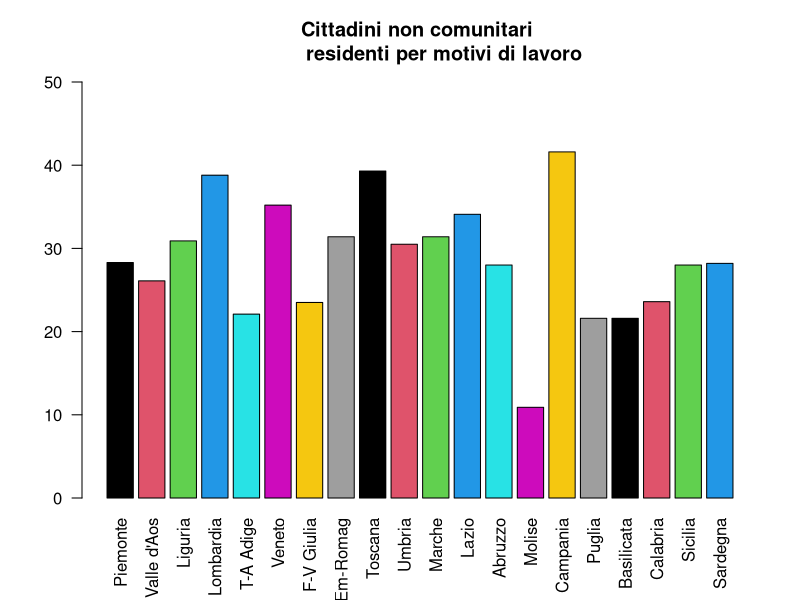
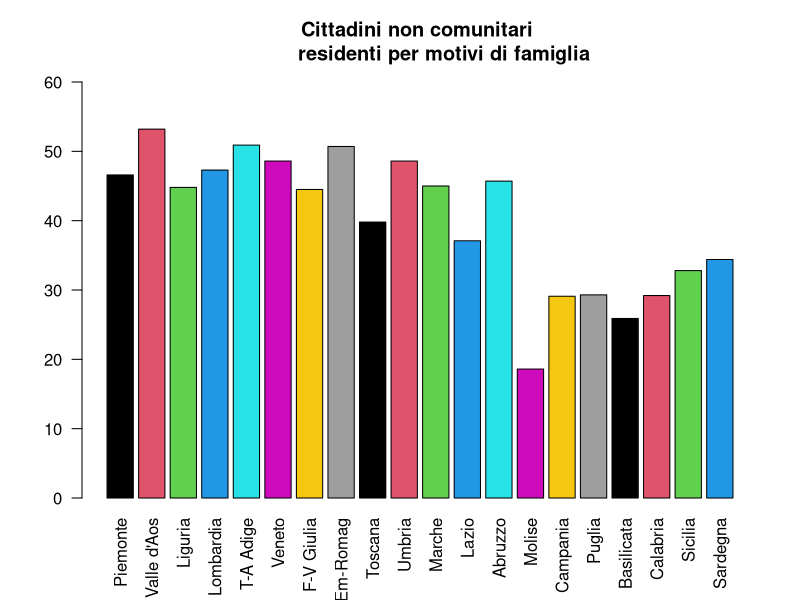
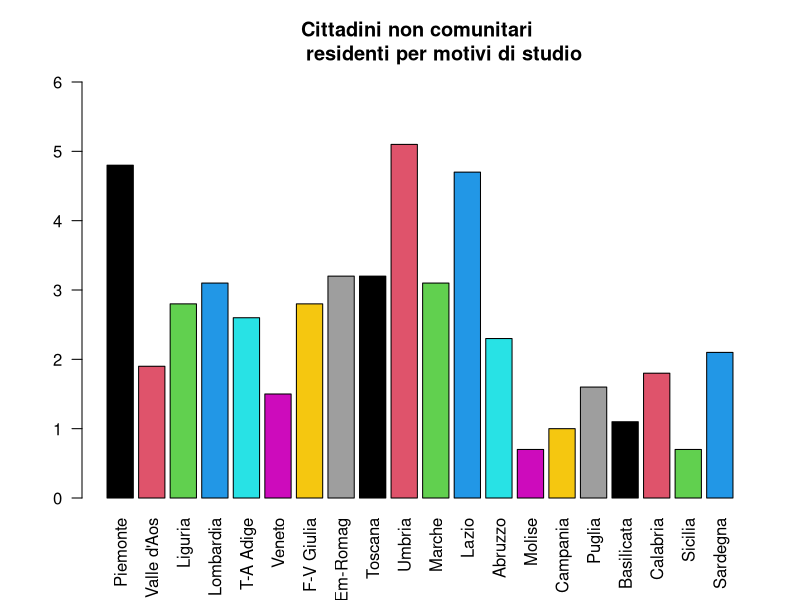
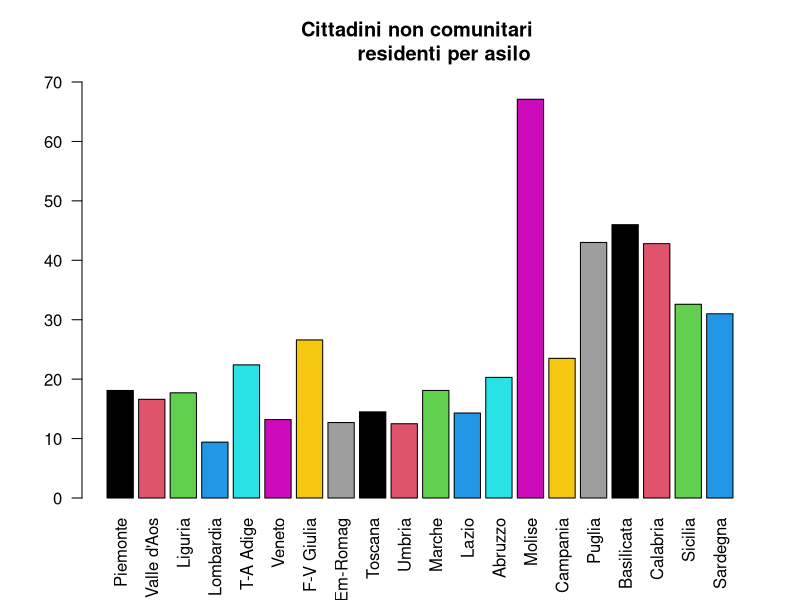
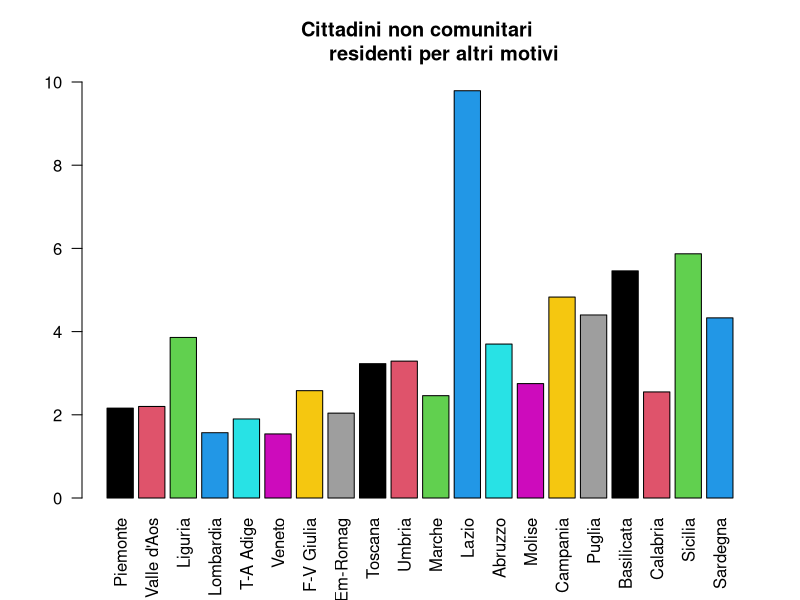
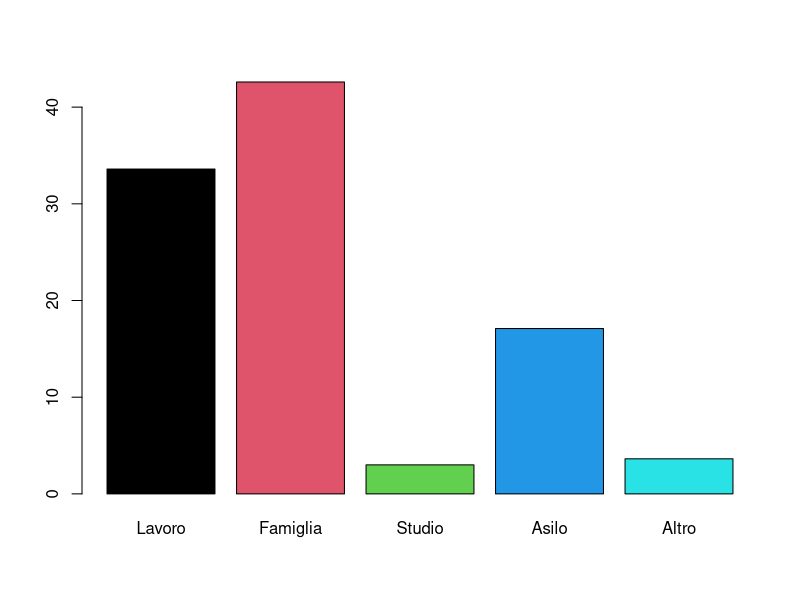
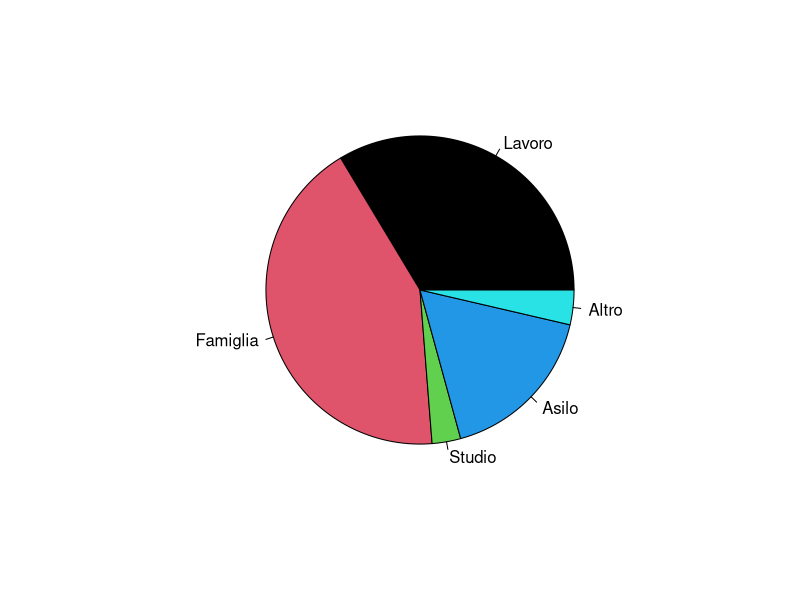
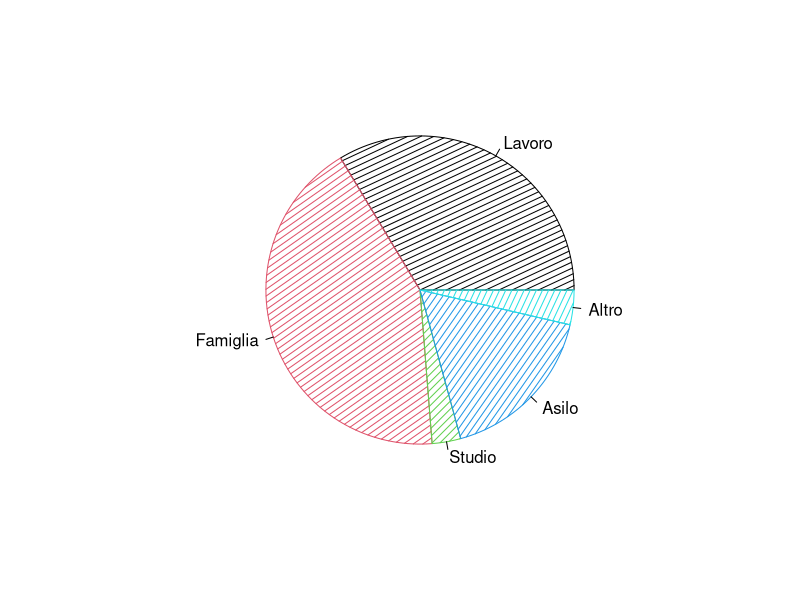

The R script that drew these images, in order:
## ---- chunk 1
lavoro <- c(28.3, 26.1, 30.9, 38.8, 22.1, 35.2, 23.5, 31.4, 39.3, 30.5,
            31.4, 34.1, 28.0, 10.9, 41.6, 21.6, 21.6, 23.6, 28.0, 28.2)
famiglia <- c(46.6, 53.2, 44.8, 47.3, 50.9, 48.6, 44.5, 50.7, 39.8, 48.6, 
              45.0, 37.1, 45.7, 18.6, 29.1, 29.3, 25.9, 29.2, 32.8, 34.4)
studio <- c(4.8, 1.9, 2.8, 3.1, 2.6, 1.5, 2.8, 3.2, 3.2, 5.1, 3.1, 4.7, 
            2.3, 0.7, 1.0, 1.6, 1.1, 1.8, 0.7, 2.1)
asilo <- c(18.1, 16.6, 17.7, 9.4, 22.4, 13.2, 26.6, 12.7, 14.5, 12.5, 18.1,
           14.3, 20.3, 67.1, 23.5, 43.0, 46.0, 42.8, 32.6, 31.0)
altro <- c(2.16, 2.20, 3.86, 1.57, 1.90, 1.54, 2.58, 2.04, 3.23, 3.29, 2.46,
           9.79, 3.70, 2.75, 4.83, 4.40, 5.46, 2.55, 5.87, 4.33)
## ---- chunk 2
tabella <- cbind(lavoro, famiglia, studio, asilo, altro)
## ---- chunk 3
rownames(tabella) <- c("Piemonte", "Valle d'Aos", "Liguria",
                       "Lombardia", "T-A Adige","Veneto", 
                       "F-V Giulia", "Em-Romag", "Toscana", 
                       "Umbria", "Marche", "Lazio", "Abruzzo", 
                       "Molise", "Campania", "Puglia", 
                       "Basilicata", "Calabria", "Sicilia", "Sardegna")
tabella
## ---- chunk 4
classi <- c(0, 15, 20, 30, 50, 70)
## ---- chunk 5
table(cut(lavoro, classi))
## ---- chunk 6
table(cut(famiglia, classi))
## ---- chunk 7
table(cut(studio, classi))
## ---- chunk 8
table(cut(asilo, classi))
## ---- chunk 9
table(cut(altro, classi))
## ---- chunk 10
table(cut(lavoro, classi))/length(lavoro)
## ---- chunk 11
table(cut(famiglia, classi))/length(famiglia)
## ---- chunk 12
table(cut(studio, classi))/length(studio)
## ---- chunk 13
table(cut(asilo, classi))/length(asilo)
## ---- chunk 14
table(cut(altro, classi))/length(altro)
## ---- chunk 15
cumsum(table(cut(lavoro, classi)))
## ---- chunk 16
cumsum(table(cut(famiglia, classi)))
## ---- chunk 17
cumsum(table(cut(studio, classi)))
## ---- chunk 18
cumsum(table(cut(asilo, classi)))
## ---- chunk 19
cumsum(table(cut(altro, classi)))
## ---- chunk 20
cumsum(table(cut(lavoro, classi))/length(lavoro))

## ---- chunk 21
cumsum(table(cut(famiglia, classi))/length(famiglia))

## ---- chunk 22
cumsum(table(cut(studio, classi))/length(studio))

## ---- chunk 23
cumsum(table(cut(asilo, classi))/length(asilo))

## ---- chunk 24
cumsum(table(cut(altro, classi))/length(altro))

## ---- chunk 25
barplot(tabella[,1], col=1:20, ylim = c(0, 50), las=2, 
        main = "Cittadini non comunitari 
        residenti per motivi di lavoro")
## ---- chunk 26
barplot(tabella[,2], col=1:20, ylim = c(0,60), las=2, 
        main = "Cittadini non comunitari 
        residenti per motivi di famiglia")
## ---- chunk 27
barplot(tabella[,3], col=1:20, ylim = c(0,6), las=2, 
        main = "Cittadini non comunitari 
        residenti per motivi di studio")
## ---- chunk 28
barplot(tabella[,4], col=1:20, ylim = c(0,70), las=2, 
        main = "Cittadini non comunitari 
        residenti per asilo")
## ---- chunk 29
barplot(tabella[,5], col=1:20, ylim = c(0,10), las=2, 
        main = "Cittadini non comunitari 
        residenti per altri motivi")
## ---- chunk 30
italia <- rbind(c(33.6, 42.6, 3.0, 17.1, 3.63))
colnames(italia) <- c("Lavoro", "Famiglia", "Studio", "Asilo", "Altro") 
barplot(italia[1,], col = 1:5)
## ---- chunk 31
pie(italia[1,], col=1:5)
## ---- chunk 32
pie(italia[1,], density = 18, angle= 15+10*(1:5), col = 1:5)
## ---- chunk 33
tabella[,4,drop=FALSE]
## ---- chunk 34
ordinata <- tabella[order(asilo, decreasing=TRUE),4 , drop = FALSE]
ordinata
## ---- chunk 35
asilo_freqRel <- ordinata[,1]/sum(asilo)
asilo_freqRelCum <- cumsum(asilo_freqRel)
asilo_freqRelCum
## ---- chunk 36
pareto <- barplot(asilo_freqRel, ylim = c(0,1.1), col=1:20, las=2)
lines(pareto, asilo_freqRelCum, type = "b", pch=16)
text(pareto-0.01, asilo_freqRelCum+0.03, paste(format(asilo_freqRelCum *100, digits=2), "%"))
## ---- chunk 37
plot(lavoro, col="blue", ylim = c(8,50), xlab = "Regioni", ylab="Tasso per lavoro")
## ---- chunk 38
plot(lavoro, col="blue", ylim = c(8,50), xlab = "Regioni", ylab="Tasso per lavoro")
lines(lavoro, col="red")
## ---- chunk 39
plot(lavoro, pch="*", ylim = c(0, 90), col="blue", 
     ylab="Tasso", xlab="Indici regioni")
points(famiglia, pch="+", col="red")
points(studio, pch="x", col="green")
points(asilo, pch="o", col="magenta")
points(altro, pch="-", col="black")

legend(1, 90, c("lavoro", "famiglia", "studio", "asilo", "altro"), 
      pch=c("*","+", "x", "o", "-"),
      col = c("blue", "red", "green", "magenta", "black"), 
      ncol = 3)

## ---- chunk 40
h <- hist(famiglia, freq = TRUE, col = 1:5, 
          main="Istogramma per motivi di famiglia", 
          ylab="Frequenza assoluta classi", xlab = "Classi")
## ---- chunk 41
str(h)
## ---- chunk 42
fr <- h$density * 5
fr
## ---- chunk 43
h <- hist(famiglia, freq = TRUE, col = 1:5, 
          main="Istogramma per motivi di famiglia", 
          ylab="Frequenza assoluta classi", xlab = "Classi", 
          breaks = classi)
## ---- chunk 44
quantile(lavoro)
## ---- chunk 45
summary(lavoro)
## ---- chunk 46
boxplot(lavoro, col = "orange", main="Boxplot tasso cittadini 
        non comunitari residenti per motivi di lavoro")
## ---- chunk 47
quantile(famiglia)
## ---- chunk 48
summary(famiglia)
## ---- chunk 49
boxplot(famiglia, col = "red", main="Boxplot tasso cittadini 
        non comunitari residenti per motivi di famiglia")
## ---- chunk 50
quantile(studio)
## ---- chunk 51
summary(studio)
## ---- chunk 52
boxplot(studio, col = "green", main="Boxplot tasso cittadini 
        non comunitari residenti per motivi di studio")
## ---- chunk 53
quantile(asilo)
## ---- chunk 54
summary(asilo)
## ---- chunk 55
boxplot(asilo, col = "yellow",main="Boxplot tasso cittadini 
        non comunitari residenti per motivi di asilo")
## ---- chunk 56
quantile(altro)
## ---- chunk 57
summary(altro)
## ---- chunk 58
boxplot(altro, col = "purple", main="Boxplot tasso cittadini 
        non comunitari residenti per altri motivi")
## ---- chunk 59
boxplot(lavoro, famiglia, studio, asilo, altro, 
        col = c("orange","red","green","yellow", "purple"), 
        names = c("lavoro", "famiglia", "studio", "asilo", "altro"))
## ---- chunk 60
motivi <- data.frame(lavoro, famiglia, studio, asilo, altro)
## ---- chunk 61
pairs(motivi, main="Scatterplot per le coppie di variabili")
## ---- chunk 62
plot(motivi$lavoro, motivi$famiglia, xlab="Lavoro", 
     ylab="Famiglia", 
     main="Motivi di lavoro in relazione ai motivi di famiglia")
## ---- chunk 63
plot(ecdf(famiglia), main = "Funzione di distribuzione empirica discreta")
## ---- chunk 64
plot(ecdf(round(studio, digits = 0)), 
     main="Funzione di distribuzione empirica discreta", col="red")
## ---- chunk 65
classi_empiriche <- c(0,15,25,30,35,40,45,50,55,60,70)

Ffamiglia <- cumsum(table(cut(famiglia, breaks=classi_empiriche, right =FALSE)))/length(famiglia)
Ffamiglia
## ---- chunk 66
Ffamiglia <- c(0, Ffamiglia)
plot(classi_empiriche, Ffamiglia, type = "b", 
     axes = FALSE, main = "Funzione di distribuzione empirica continua", 
     ylab ="Funzione", xlab = "Classi", col = "red")
axis(1, classi_empiriche)
axis(2, format(Ffamiglia, digits=2))
box()
## ---- chunk 67
Flavoro <- cumsum(table(cut(lavoro, breaks=classi_empiriche, right =FALSE)))/length(lavoro)
Flavoro <- c(0, Flavoro)
plot(classi_empiriche, Flavoro, type = "b", 
     axes = FALSE, main = "Funzione di distribuzione empirica continua", 
     ylab ="Funzione", xlab = "Classi", col = "red")
axis(1, classi_empiriche)
axis(2, format(Flavoro, digits=2))
box()
## ---- chunk 68
Fasilo <- cumsum(table(cut(asilo, breaks=classi_empiriche, right =FALSE)))/length(asilo)
Fasilo <- c(0, Fasilo)
plot(classi_empiriche, Fasilo, type = "b", 
     axes = FALSE, main = "Funzione di distribuzione empirica continua", 
     ylab ="Funzione", xlab = "Classi", col = "red")
axis(1, classi_empiriche)
axis(2, format(Fasilo, digits=2))
box()
## ---- chunk 69
classi_empiriche1 <- c(0,2,4,6,8,10)
Fstudio <- cumsum(table(cut(studio, breaks=classi_empiriche1, right =FALSE)))/length(studio)
Fstudio <- c(0, Fstudio)
plot(classi_empiriche1, Fstudio, type = "b", 
     axes = FALSE, main = "Funzione di distribuzione empirica continua", 
     ylab ="Funzione", xlab = "Classi", col = "red")
axis(1, classi_empiriche1)
axis(2, format(Fstudio, digits=2))
box()
## ---- chunk 70
Faltro <- cumsum(table(cut(altro, breaks=classi_empiriche1, right =FALSE)))/length(altro)
Faltro <- c(0, Faltro)
plot(classi_empiriche1, Faltro, type = "b", 
     axes = FALSE, main = "Funzione di distribuzione empirica continua", 
     ylab ="Funzione", xlab = "Classi", col = "red")
axis(1, classi_empiriche1)
axis(2, format(Faltro, digits=2))
box()
## ---- chunk 71
mean(lavoro)
## ---- chunk 72
mean(famiglia)

## ---- chunk 73
mean(studio)
## ---- chunk 74
mean(asilo)
## ---- chunk 75
mean(altro)
## ---- chunk 76
median(lavoro)
## ---- chunk 77
median(famiglia)
## ---- chunk 78
median(studio)
## ---- chunk 79
median(asilo)
## ---- chunk 80
median(altro)
## ---- chunk 81
moda <- function(v){
  y<-table(v)
  z<-which(y==max(y))
  return(c(z))
}
## ---- chunk 82
moda(lavoro)
## ---- chunk 83
moda(famiglia)
## ---- chunk 84
moda(studio)
## ---- chunk 85
moda(asilo)
## ---- chunk 86
moda(altro)
## ---- chunk 87
par(mfrow = c(2,2))
plot(classi_empiriche, Flavoro, type="b", 
     main="Funzione di distribuzione empirica discreta di lavoro", col="red")
abline(h=0.5, lty=2, col="blue")
plot(classi_empiriche, Ffamiglia, type="b", 
     main="Funzione di distribuzione empirica discreta di famiglia", col="red")
abline(h=0.5, lty=2, col="blue")
plot(classi_empiriche, Fasilo, type="b", 
     main="Funzione di distribuzione empirica discreta di asilo", col="red")
abline(h=0.5, lty=2, col="blue")
plot(classi_empiriche1, Fstudio, type="b", 
     main="Funzione di distribuzione empirica discreta di studio", col="red")
abline(h=0.5, lty=2, col="blue")
plot(classi_empiriche1, Faltro, type="b", 
     main="Funzione di distribuzione empirica discreta di altro", col="red")
abline(h=0.5, lty=2, col="blue")
## ---- chunk 88
quantile(lavoro, 0.5, type=1)
## ---- chunk 89
quantile(famiglia, 0.5, type=1)
## ---- chunk 90
quantile(studio, 0.5, type=1)
## ---- chunk 91
quantile(asilo, 0.5, type=1)
## ---- chunk 92
quantile(altro, 0.5, type=1)
## ---- chunk 93
quantile(lavoro)
## ---- chunk 94
quantile(famiglia)
## ---- chunk 95
quantile(studio)
## ---- chunk 96
quantile(asilo)
## ---- chunk 97
quantile(altro)
## ---- chunk 98
tipiquartili <- function(x){
  y<-numeric(0)
  for(i in 1:9){
    y<-rbind(y, c(quantile(x, 0, type=i), quantile(x, 0.25, type=i), 
                  quantile(x, 0.5, type=i), quantile(x, 0.75, type=i), quantile(x, 1, type=i)))
  }
  rownames(y) <- paste("type", 1:9)
  y
}
tipiquartili(famiglia)
## ---- chunk 99
var(lavoro)
## ---- chunk 100
var(famiglia)
## ---- chunk 101
var(studio)
## ---- chunk 102
var(asilo)
## ---- chunk 103
var(altro)
## ---- chunk 104
sd(lavoro)
## ---- chunk 105
sd(famiglia)
## ---- chunk 106
sd(studio)
## ---- chunk 107
sd(asilo)
## ---- chunk 108
sd(altro)
## ---- chunk 109
cv <- function(x){
  sd(x)/abs(mean(x))
}
## ---- chunk 110
cv(lavoro)
## ---- chunk 111
cv(famiglia)
## ---- chunk 112
cv(studio)
## ---- chunk 113
cv(asilo)
## ---- chunk 114
cv(altro)
## ---- chunk 115
skw <- function(x){
  n <- length(x)
  m2 <- (n-1)*var(x)/n
  m3 <- (sum((x-mean(x))^3))/n
  m3/(m2^1.5)
}
## ---- chunk 116
skw(lavoro)
## ---- chunk 117
skw(famiglia)
## ---- chunk 118
skw(studio)
## ---- chunk 119
skw(asilo)
## ---- chunk 120
skw(altro)
## ---- chunk 121
curt <- function(x){
  n<-length(x)
  m2<-(n-1)*var(x)/n
  m4<-(sum((x-mean(x))^4))/n
  m4/(m2^2) - 3
}
## ---- chunk 122
curt(lavoro)
## ---- chunk 123
curt(famiglia)
## ---- chunk 124
curt(studio)
## ---- chunk 125
curt(asilo)
## ---- chunk 126
curt(altro)
## ---- chunk 127
plot(famiglia, asilo, main="Asilo in funzione di famiglia", 
     xlab="Famiglia", ylab = "Asilo")
abline(v=median(famiglia), lty=1, col="magenta")
abline(v=mean(famiglia), lty=2, col="blue")
abline(h=median(asilo), lty=1, col="magenta")
abline(h=mean(asilo), lty=2, col="blue")
## ---- chunk 128
cov(famiglia, asilo)
## ---- chunk 129
cor(famiglia, asilo)
## ---- chunk 130
plot(famiglia, asilo, main = "Retta di regressione", 
     xlab="Famiglia", ylab="Asilo", col="red")
abline(lm(asilo~famiglia), col="blue")
## ---- chunk 131
beta <- (sd(asilo)/sd(famiglia)) * cor(famiglia,asilo)
alpha <- mean(asilo) - beta*mean(famiglia)

c(alpha,beta)
## ---- chunk 132
linearmodel <- lm(asilo~famiglia)
linearmodel
## ---- chunk 133
fitted(lm(asilo~famiglia))
## ---- chunk 134
resid(lm(asilo~famiglia))
## ---- chunk 135
linearmodel$residuals
## ---- chunk 136
median(linearmodel$residuals)
## ---- chunk 137
var(linearmodel$residuals)
## ---- chunk 138
sd(linearmodel$residuals)
## ---- chunk 139
plot(famiglia, asilo, main = "Retta di regressione",
     xlab="Famiglia", ylab="Asilo", col="red")
abline(lm(asilo~famiglia), col="blue")
stime <- fitted(lm(asilo~famiglia))
segments(famiglia, stime, famiglia, asilo, col="magenta")
## ---- chunk 140
residui <- resid(lm(asilo~famiglia))
plot(famiglia, residui, main = "Diagramma dei residui", 
     xlab="Famiglia", ylab="Residui", pch=9, col="red")
abline(h=0, col="blue", lty=2)
## ---- chunk 141
residuistandard <- residui/sd(residui)
residuistandard
## ---- chunk 142
plot(stime, residuistandard, 
     main = "Residui standard rispetto ai valori stimati", 
     xlab="Valori stimati", ylab="Residui standard",
     pch=5, col="red")
abline(h=0, col="blue", lty=2)
## ---- chunk 143
(cor(famiglia, asilo))^2
## ---- chunk 144
summary(lm(asilo~famiglia))$r.square
## ---- chunk 145
cov(motivi)
## ---- chunk 146
cor(motivi)
## ---- chunk 147
multiplelinearmodel <- lm(lavoro ~ famiglia + studio + asilo + altro) 
multiplelinearmodel$coefficients
## ---- chunk 148
stimemult <- fitted(lm(lavoro ~ famiglia + studio + asilo + altro))
stimemult
## ---- chunk 149
residuimult <- resid(lm(lavoro ~ famiglia + studio + asilo + altro))
residuimult
## ---- chunk 150
median(multiplelinearmodel$residuals)
## ---- chunk 151
var(multiplelinearmodel$residuals)
## ---- chunk 152
sd(multiplelinearmodel$residuals)
## ---- chunk 153
residuimultstandard <- residuimult/sd(residuimult)
residuimultstandard
## ---- chunk 154
plot(stimemult,residuimultstandard, 
     main="Residui standard rispetto ai valori stimati", 
     ylab="Residui standard", xlab="Valori Stimati",
     pch=5, col="red")
abline(h=0, col="blue", lty=2)
## ---- chunk 155
summary(lm(lavoro ~ famiglia+studio+asilo+altro))$r.square
## ---- chunk 156
plot(lavoro, asilo, main="Scatterplot", xlab="Lavoro", ylab="Asilo")
## ---- chunk 157
summary(lm(asilo ~ lavoro))$r.square
## ---- chunk 158
pol <- lm(asilo~lavoro+I(lavoro^2))
pol
## ---- chunk 159

alphapol <- pol$coefficients[[1]]
betapol <- pol$coefficients[[2]]
gammapol <- pol$coefficients[[3]]

c(alphapol, betapol, gammapol)

## ---- chunk 160
summary(lm(asilo~lavoro+I(lavoro^2)))$r.square
## ---- chunk 161
plot(lavoro, asilo, main="Scatterplot con curva", 
     xlab="Lavoro", ylab="Asilo", col = "red")
curve(alphapol+betapol*x+gammapol*x^2, add = TRUE)
## ---- chunk 162
tabellaScalata <- scale(tabella)
tabellaScalata
## ---- chunk 163
dist(tabella, method="euclidean", diag=FALSE, upper=FALSE)
## ---- chunk 164
x <- tabella[1:5, 1:5]
x
## ---- chunk 165
dist(x, method = "manhattan", diag = FALSE, upper=FALSE)
## ---- chunk 166
dist(x, method = "maximum", diag = FALSE, upper=FALSE)
## ---- chunk 167
dist(x, method = "minkowski", 4, diag = FALSE, upper=FALSE)
## ---- chunk 168
dist(x, method = "canberra", diag = FALSE, upper=FALSE)
## ---- chunk 169
km <- kmeans(tabella, centers = 4, iter.max = 25, nstart = 10)
km
## ---- chunk 170
km$totss
## ---- chunk 171
km$tot.withinss
## ---- chunk 172
km$betweenss
## ---- chunk 173
km$betweenss/km$totss
## ---- chunk 174
d<-dist(tabella, method="euclidean", diag = TRUE, upper = TRUE)
d2 <- d^2
tree <- hclust(d2, method = "centroid")
taglio <- cutree(tree, k = 4, h = NULL)
tagliolist <- list(taglio)
centroidiIniziali <- aggregate(tabella, tagliolist, mean)[,-1]
kmeans(tabella, centers = centroidiIniziali, iter.max = 25)
## ---- chunk 175
d <- dist(tabella, method = "euclidean", diag = TRUE, upper = FALSE)
hls <- hclust(d, method = "single")
str(hls)
## ---- chunk 176
plot(hls, hang = -1, xlab = "Metodo gerarchico agglomerativo", 
     sub="del legame singolo")
axis(side = 4, at= round(c(0, hls$height), 2))
## ---- chunk 177
plot(c(0, hls$height), seq(20, 1), type = "b", main = "Screenplot", 
     xlab = "Distanza di aggregazione", ylab = "Numero di cluster", col = "red")
## ---- chunk 178
hls$height
## ---- chunk 179
plot(hls, hang = -1, xlab = "Metodo gerarchico agglomerativo", 
     sub="del legame singolo")
axis(side = 4, at= round(c(0, hls$height), 2))
rect.hclust(hls, k=2)
## ---- chunk 180
cutree(hls, k=2)
## ---- chunk 181
n <- nrow(tabella)
trHI <- (n-1) * sum(apply(tabella, 2, var))
trHI
## ---- chunk 182
d <- dist(tabella, method="euclidean", diag = TRUE, upper=TRUE)
d2<-d^2
tree <- hclust(d2, method = "single")
taglio <-cutree(tree, k=2, h=NULL)
num <- table(taglio)
tagliolist <- list(taglio)

agvar <- aggregate(tabella, tagliolist, var)[,-1]

trH1<-(num[[1]]-1) * sum(agvar[1,])
if(is.na(trH1))
  trH1 <- 0

trH2<-(num[[2]]-1) * sum(agvar[2,])
if(is.na(trH2))
  trH2 <- 0

trS <- trH1 + trH2

trB <- trHI-trH1-trH2
trB
trB/trHI
## ---- chunk 183
d <- dist(tabella, method="euclidean", diag = TRUE, upper=TRUE)
d2<-d^2
tree <- hclust(d2, method = "single")
taglio <-cutree(tree, k=3, h=NULL)
num <- table(taglio)
tagliolist <- list(taglio)

agvar <- aggregate(tabella, tagliolist, var)[,-1]

trH1<-(num[[1]]-1) * sum(agvar[1,])
if(is.na(trH1))
  trH1 <- 0

trH2<-(num[[2]]-1) * sum(agvar[2,])
if(is.na(trH2))
  trH2 <- 0

trH3<-(num[[3]]-1) * sum(agvar[3,])
if(is.na(trH3))
  trH3 <- 0

trS <- trH1 + trH2 + trH3 

trB <- trHI-trH1-trH2-trH3
trB/trHI
## ---- chunk 184
d <- dist(tabella, method="euclidean", diag = TRUE, upper=TRUE)
d2<-d^2
tree <- hclust(d2, method = "single")
taglio <-cutree(tree, k=4, h=NULL)
num <- table(taglio)
tagliolist <- list(taglio)

agvar <- aggregate(tabella, tagliolist, var)[,-1]

trH1<-(num[[1]]-1) * sum(agvar[1,])
if(is.na(trH1))
  trH1 <- 0

trH2<-(num[[2]]-1) * sum(agvar[2,])
if(is.na(trH2))
  trH2 <- 0

trH3<-(num[[3]]-1) * sum(agvar[3,])
if(is.na(trH3))
  trH3 <- 0

trH4<-(num[[4]]-1) * sum(agvar[4,])
if(is.na(trH4))
  trH4 <- 0

trS <- trH1 + trH2 + trH3 + trH4

trB <- trHI-trH1-trH2-trH3-trH4
trB/trHI
## ---- chunk 185
d <- dist(tabella, method = "euclidean", 
          diag = TRUE, upper = FALSE)
hlc <- hclust(d, method = "complete")
str(hlc)
## ---- chunk 186
plot(hlc, hang = -1, xlab = "Metodo gerarchico agglomerativo", 
     sub="del legame completo")
axis(side = 4, at= round(c(0, hlc$height), 2))
## ---- chunk 187
plot(c(0, hlc$height), seq(20, 1), type = "b",
     main = "Screenplot", xlab = "Distanza di aggregazione", 
     ylab = "Numero di cluster", col = "red")
## ---- chunk 188
hlc$height
## ---- chunk 189
plot(hlc, hang = -1, xlab = "Metodo gerarchico agglomerativo", 
     sub="del legame completo")
axis(side = 4, at= round(c(0, hlc$height), 2))
rect.hclust(hlc, k=2)
## ---- chunk 190
cutree(hlc, k=2)
## ---- chunk 191
d <- dist(tabella, method="euclidean", 
          diag = TRUE, upper=TRUE)
d2<-d^2
tree <- hclust(d2, method = "complete")
taglio <-cutree(tree, k=2, h=NULL)
num <- table(taglio)
tagliolist <- list(taglio)

agvar <- aggregate(tabella, tagliolist, var)[,-1]

trH1<-(num[[1]]-1) * sum(agvar[1,])
if(is.na(trH1))
  trH1 <- 0

trH2<-(num[[2]]-1) * sum(agvar[2,])
if(is.na(trH2))
  trH2 <- 0

trS <- trH1 + trH2 

trB <- trHI-trH1-trH2
trB/trHI
## ---- chunk 192
d <- dist(tabella, method="euclidean", 
          diag = TRUE, upper=TRUE)
d2<-d^2
tree <- hclust(d2, method = "complete")
taglio <-cutree(tree, k=3, h=NULL)
num <- table(taglio)
tagliolist <- list(taglio)

agvar <- aggregate(tabella, tagliolist, var)[,-1]

trH1<-(num[[1]]-1) * sum(agvar[1,])
if(is.na(trH1))
  trH1 <- 0

trH2<-(num[[2]]-1) * sum(agvar[2,])
if(is.na(trH2))
  trH2 <- 0

trH3<-(num[[3]]-1) * sum(agvar[3,])
if(is.na(trH3))
  trH3 <- 0

trS <- trH1 + trH2 + trH3 

trB <- trHI-trH1-trH2-trH3
trB/trHI
## ---- chunk 193
d <- dist(tabella, method="euclidean", 
          diag = TRUE, upper=TRUE)
d2<-d^2
tree <- hclust(d2, method = "complete")
taglio <-cutree(tree, k=4, h=NULL)
num <- table(taglio)
tagliolist <- list(taglio)

agvar <- aggregate(tabella, tagliolist, var)[,-1]

trH1<-(num[[1]]-1) * sum(agvar[1,])
if(is.na(trH1))
  trH1 <- 0

trH2<-(num[[2]]-1) * sum(agvar[2,])
if(is.na(trH2))
  trH2 <- 0

trH3<-(num[[3]]-1) * sum(agvar[3,])
if(is.na(trH3))
  trH3 <- 0

trH4<-(num[[4]]-1) * sum(agvar[4,])
if(is.na(trH4))
  trH4 <- 0

trS <- trH1 + trH2 + trH3 + trH4

trB <- trHI-trH1-trH2-trH3-trH4
trB/trHI
## ---- chunk 194
cutree(hlc, k=4, h=NULL)
## ---- chunk 195
d <- dist(tabella, method = "euclidean", 
          diag = TRUE, upper = FALSE)
hlm <- hclust(d, method = "average")
str(hlm)
## ---- chunk 196
plot(hlm, hang = -1, xlab = "Metodo gerarchico agglomerativo", 
     sub="del legame medio")
axis(side = 4, at= round(c(0, hlm$height), 2))
## ---- chunk 197
plot(c(0, hlm$height), seq(20, 1), type = "b", 
     main = "Screenplot", xlab = "Distanza di aggregazione", 
     ylab = "Numero di cluster", col = "red")
## ---- chunk 198
hlm$height
## ---- chunk 199
plot(hlm, hang = -1, xlab = "Metodo gerarchico agglomerativo", 
     sub="del legame medio")
axis(side = 4, at= round(c(0, hlm$height), 2))
rect.hclust(hlm, k=2)
## ---- chunk 200
cutree(hlm, k=2)
## ---- chunk 201
d <- dist(tabella, method="euclidean", 
          diag = TRUE, upper=TRUE)
d2<-d^2
tree <- hclust(d2, method = "average")
taglio <-cutree(tree, k=2, h=NULL)
num <- table(taglio)
tagliolist <- list(taglio)

agvar <- aggregate(tabella, tagliolist, var)[,-1]

trH1<-(num[[1]]-1) * sum(agvar[1,])
if(is.na(trH1))
  trH1 <- 0

trH2<-(num[[2]]-1) * sum(agvar[2,])
if(is.na(trH2))
  trH2 <- 0

trS <- trH1 + trH2 

trB <- trHI-trH1-trH2
trB/trHI
## ---- chunk 202
d <- dist(tabella, method="euclidean", 
          diag = TRUE, upper=TRUE)
d2<-d^2
tree <- hclust(d2, method = "average")
taglio <-cutree(tree, k=3, h=NULL)
num <- table(taglio)
tagliolist <- list(taglio)

agvar <- aggregate(tabella, tagliolist, var)[,-1]

trH1<-(num[[1]]-1) * sum(agvar[1,])
if(is.na(trH1))
  trH1 <- 0

trH2<-(num[[2]]-1) * sum(agvar[2,])
if(is.na(trH2))
  trH2 <- 0

trH3<-(num[[3]]-1) * sum(agvar[3,])
if(is.na(trH3))
  trH3 <- 0

trS <- trH1 + trH2 + trH3 

trB <- trHI-trH1-trH2-trH3
trB/trHI
## ---- chunk 203
d <- dist(tabella, method="euclidean",
          diag = TRUE, upper=TRUE)
d2<-d^2
tree <- hclust(d2, method = "average")
taglio <-cutree(tree, k=4, h=NULL)
num <- table(taglio)
tagliolist <- list(taglio)

agvar <- aggregate(tabella, tagliolist, var)[,-1]

trH1<-(num[[1]]-1) * sum(agvar[1,])
if(is.na(trH1))
  trH1 <- 0

trH2<-(num[[2]]-1) * sum(agvar[2,])
if(is.na(trH2))
  trH2 <- 0

trH3<-(num[[3]]-1) * sum(agvar[3,])
if(is.na(trH3))
  trH3 <- 0

trH4<-(num[[4]]-1) * sum(agvar[4,])
if(is.na(trH4))
  trH4 <- 0

trS <- trH1 + trH2 + trH3 + trH4

trB <- trHI-trH1-trH2-trH3-trH4
trB/trHI
## ---- chunk 204
cutree(hlm, k=4, h=NULL)
## ---- chunk 205
d <- dist(tabella, method = "euclidean", 
          diag = TRUE, upper = FALSE)
d2 <- d^2
hlcentroid <- hclust(d2, method = "centroid")
str(hlcentroid)
## ---- chunk 206
plot(hlcentroid, hang = -1, xlab = "Metodo gerarchico agglomerativo", 
     sub="del centroide")
axis(side = 4, at= round(c(0, hlcentroid$height), 2))
## ---- chunk 207
d <- dist(tabella, method="euclidean", 
          diag = TRUE, upper=TRUE)
d2<-d^2
tree <- hclust(d2, method = "centroid")
taglio <-cutree(tree, k=2, h=NULL)
num <- table(taglio)
tagliolist <- list(taglio)

agvar <- aggregate(tabella, tagliolist, var)[,-1]

trH1<-(num[[1]]-1) * sum(agvar[1,])
if(is.na(trH1))
  trH1 <- 0

trH2<-(num[[2]]-1) * sum(agvar[2,])
if(is.na(trH2))
  trH2 <- 0

trS <- trH1 + trH2 

trB <- trHI-trH1-trH2
trB/trHI
## ---- chunk 208
d <- dist(tabella, method="euclidean", 
          diag = TRUE, upper=TRUE)
d2<-d^2
tree <- hclust(d2, method = "centroid")
taglio <-cutree(tree, k=3, h=NULL)
num <- table(taglio)
tagliolist <- list(taglio)

agvar <- aggregate(tabella, tagliolist, var)[,-1]

trH1<-(num[[1]]-1) * sum(agvar[1,])
if(is.na(trH1))
  trH1 <- 0

trH2<-(num[[2]]-1) * sum(agvar[2,])
if(is.na(trH2))
  trH2 <- 0

trH3<-(num[[3]]-1) * sum(agvar[3,])
if(is.na(trH3))
  trH3 <- 0

trS <- trH1 + trH2 + trH3 

trB <- trHI-trH1-trH2-trH3
trB/trHI
## ---- chunk 209
d <- dist(tabella, method="euclidean", 
          diag = TRUE, upper=TRUE)
d2<-d^2
tree <- hclust(d2, method = "centroid")
taglio <-cutree(tree, k=4, h=NULL)
num <- table(taglio)
tagliolist <- list(taglio)

agvar <- aggregate(tabella, tagliolist, var)[,-1]

trH1<-(num[[1]]-1) * sum(agvar[1,])
if(is.na(trH1))
  trH1 <- 0

trH2<-(num[[2]]-1) * sum(agvar[2,])
if(is.na(trH2))
  trH2 <- 0

trH3<-(num[[3]]-1) * sum(agvar[3,])
if(is.na(trH3))
  trH3 <- 0

trH4<-(num[[4]]-1) * sum(agvar[4,])
if(is.na(trH4))
  trH4 <- 0

trS <- trH1 + trH2 + trH3 + trH4

trB <- trHI-trH1-trH2-trH3-trH4
trB/trHI
## ---- chunk 210
cutree(hlm, k=4, h=NULL)
## ---- chunk 211
d <- dist(tabella, method = "euclidean", 
          diag = TRUE, upper = FALSE)
d2 <- d^2
hlmedian <- hclust(d2, method = "median")
str(hlmedian)
## ---- chunk 212
plot(hlmedian, hang = -1, xlab = "Metodo gerarchico agglomerativo", 
     sub="della mediana")
axis(side = 4, at= round(c(0, hlmedian$height), 2))
## ---- chunk 213
d <- dist(tabella, method="euclidean", 
          diag = TRUE, upper=TRUE)
d2<-d^2
tree <- hclust(d2, method = "median")
taglio <-cutree(tree, k=2, h=NULL)
num <- table(taglio)
tagliolist <- list(taglio)

agvar <- aggregate(tabella, tagliolist, var)[,-1]

trH1<-(num[[1]]-1) * sum(agvar[1,])
if(is.na(trH1))
  trH1 <- 0

trH2<-(num[[2]]-1) * sum(agvar[2,])
if(is.na(trH2))
  trH2 <- 0

trS <- trH1 + trH2 

trB <- trHI-trH1-trH2
trB/trHI
## ---- chunk 214
d <- dist(tabella, method="euclidean", 
          diag = TRUE, upper=TRUE)
d2<-d^2
tree <- hclust(d2, method = "median")
taglio <-cutree(tree, k=3, h=NULL)
num <- table(taglio)
tagliolist <- list(taglio)

agvar <- aggregate(tabella, tagliolist, var)[,-1]

trH1<-(num[[1]]-1) * sum(agvar[1,])
if(is.na(trH1))
  trH1 <- 0

trH2<-(num[[2]]-1) * sum(agvar[2,])
if(is.na(trH2))
  trH2 <- 0

trH3<-(num[[3]]-1) * sum(agvar[3,])
if(is.na(trH3))
  trH3 <- 0

trS <- trH1 + trH2 + trH3 

trB <- trHI-trH1-trH2-trH3
trB/trHI
## ---- chunk 215
d <- dist(tabella, method="euclidean", 
          diag = TRUE, upper=TRUE)
d2<-d^2
tree <- hclust(d2, method = "median")
taglio <-cutree(tree, k=4, h=NULL)
num <- table(taglio)
tagliolist <- list(taglio)

agvar <- aggregate(tabella, tagliolist, var)[,-1]

trH1<-(num[[1]]-1) * sum(agvar[1,])
if(is.na(trH1))
  trH1 <- 0

trH2<-(num[[2]]-1) * sum(agvar[2,])
if(is.na(trH2))
  trH2 <- 0

trH3<-(num[[3]]-1) * sum(agvar[3,])
if(is.na(trH3))
  trH3 <- 0

trH4<-(num[[4]]-1) * sum(agvar[4,])
if(is.na(trH4))
  trH4 <- 0

trS <- trH1 + trH2 + trH3 + trH4

trB <- trHI-trH1-trH2-trH3-trH4
trB/trHI
## ---- chunk 216
cutree(hlm, k=4, h=NULL)
